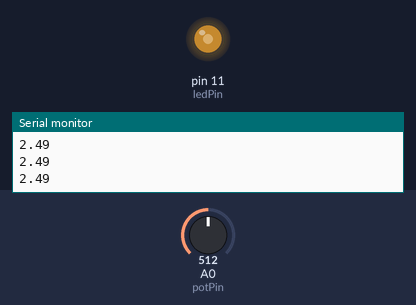
This sketch was run on a simulated Arduino Uno, built with avr-gcc and run on an emulated ATmega328P. On the bench: output pins drawn as LEDs (lit = HIGH), the last lines printed to the serial monitor. The test bench sets the inputs (shaded band); at power-on: A0 (potPin) = 512.

Above: at 1.2 s.
1.3 s: A0 (potPin) set to 716
At 2.3 s:
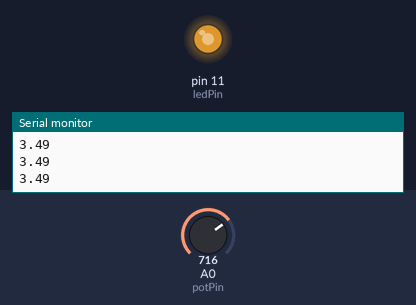
2.8 s: A0 (potPin) set to 900
At 3.3 s:
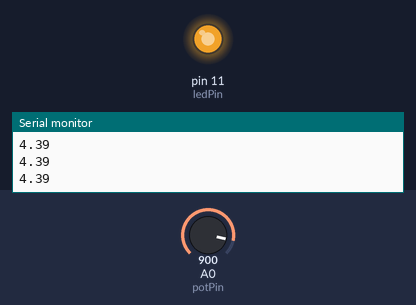
4.3 s: A0 (potPin) set to 122
At 5.5 s:
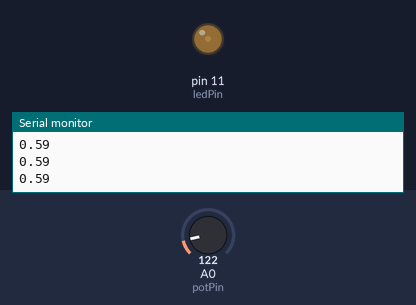
5.8 s: A0 (potPin) set to 0
At 6.9 s:
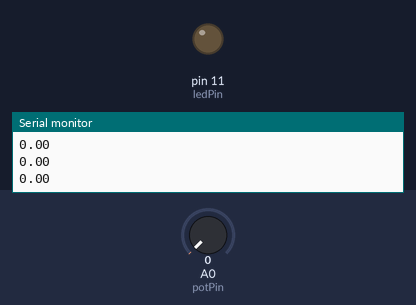
7.3 s: A0 (potPin) set to 511
At 7.9 s:
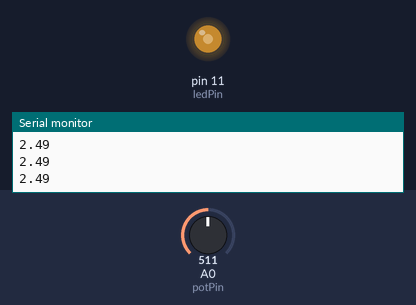
Timing chart, 0 to 9.8 s (numbered marks = the images above; inputs shaded):
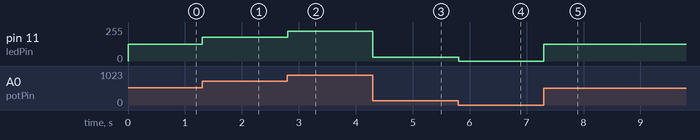

Measured:
- after the input at 1.3 s, pin 11 (ledPin): 127/255 → 178/255 at once
- after the input at 2.8 s, pin 11 (ledPin): 178/255 → 224/255 at once
- after the input at 4.3 s, pin 11 (ledPin): 224/255 → 30/255 at once
- after the input at 5.8 s, pin 11 (ledPin): 30/255 → 0/255 at once
- after the input at 7.3 s, pin 11 (ledPin): 0/255 → 127/255 at once

The sketch:

Arduino_006_LED_Fade_Potentiometer.ino
```cpp
/*
  LED Fade Potentiometer
  Alexander Fraser
  21 May 2020

  Fades an LED on digital pin 11 according to input from a potentiometer.

  Setup:
    - Place two buttons on a breadboard.
    - Connect one side of each of the buttons to GND.
    - Connect the other side of one of the buttons to digital pin 2.
    - Connect the other side of the other button to digital pin 3.
    - Place an LED with a current-limiting resistor on the board attached
      to digital pin 11 and GND.
*/

int ledPin = 11, potPin = A0;
int potLevel, ledBrightness;
float ledVoltage;

void setup() {
  // Initialize the input and output pins.
  pinMode(ledPin, OUTPUT);
  pinMode(potPin, INPUT);

  ledBrightness = 0;

  Serial.begin(9600);
}

void loop() {
  // Read the voltage across the potentiometer and remap the value
  // from 10-bit to 8-bit.
  potLevel = analogRead(potPin);
  ledBrightness = map(potLevel, 0, 1023, 0, 255);
  analogWrite(ledPin, ledBrightness);

  // Compute and print the voltage supplied to the LED.
  ledVoltage = ledBrightness * (5.0 / 255.0);
  Serial.println(ledVoltage);
}
```
